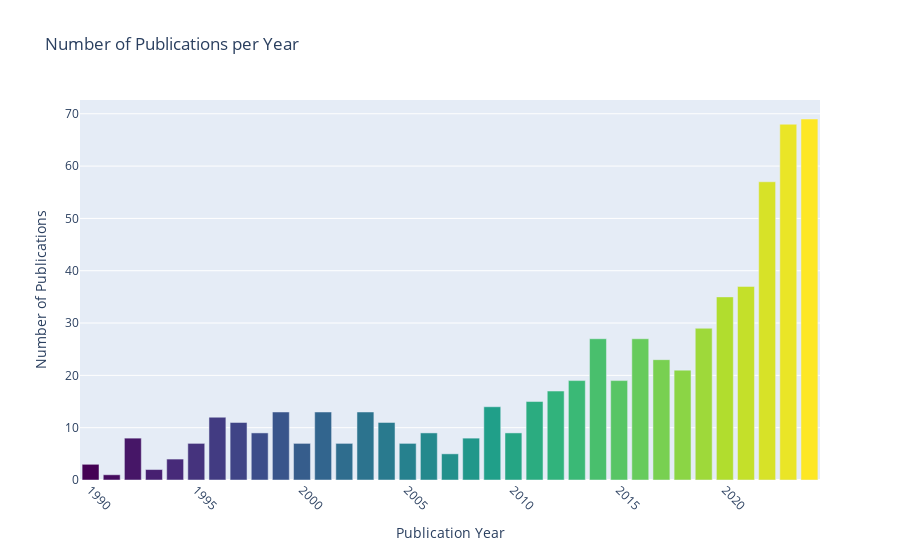

Notebook code for this chart:
### Markdown cell above
Tendência de publicações por ano plotado com plotly

### Code cell
import plotly.express as px

# Supondo que 'raw_data' seja o seu DataFrame e 'Publication Year' seja a coluna com os anos de publicação
publication_counts = raw_data['Publication Year'].value_counts()

# Ordenar os valores pela data para melhorar a visualização (opcional)
publication_counts = publication_counts.sort_index()

# Criar o gráfico de barras com Plotly
fig = px.bar(
    x=publication_counts.index, 
    y=publication_counts.values, 
    labels={'x': 'Publication Year', 'y': 'Number of Publications'},
    title='Number of Publications per Year',
    color=publication_counts.index,  # Adiciona cor baseado no índice (ano de publicação)
    color_continuous_scale='viridis'  # Aplica a paleta "viridis"
)

# Configurar o layout
fig.update_layout(
    xaxis=dict(tickangle=45),  # Rotaciona os rótulos do eixo x para melhor visualização
    yaxis_title='Number of Publications',
    xaxis_title='Publication Year',
    coloraxis_showscale=False  # Oculta a barra de escala de cores, se indesejado
)

# Mostrar o gráfico
fig.show()

### Figure 1 — Plotly figure (JSON) as saved in the notebook; plotly's stock layout.template omitted (floating-point values rounded to 4 significant figures)
{"data": [{"alignmentgroup": "True", "hovertemplate": "Publication Year=%{x}<br>Number of Publications=%{y}<br>color=%{marker.color}<extra></extra>", "legendgroup": "", "marker": {"color": [1990, 1991, 1992, 1993, 1994, 1995, 1996, 1997, 1998, 1999, 2000, 2001, 2002, 2003, 2004, 2005, 2006, 2007, 2008, 2009, 2010, 2011, 2012, 2013, 2014, 2015, 2016, 2017, 2018, 2019, 2020, 2021, 2022, 2023, 2024], "coloraxis": "coloraxis", "pattern": {"shape": ""}}, "name": "", "offsetgroup": "", "orientation": "v", "showlegend": false, "textposition": "auto", "type": "bar", "x": [1990, 1991, 1992, 1993, 1994, 1995, 1996, 1997, 1998, 1999, 2000, 2001, 2002, 2003, 2004, 2005, 2006, 2007, 2008, 2009, 2010, 2011, 2012, 2013, 2014, 2015, 2016, 2017, 2018, 2019, 2020, 2021, 2022, 2023, 2024], "xaxis": "x", "y": [3, 1, 8, 2, 4, 7, 12, 11, 9, 13, 7, 13, 7, 13, 11, 7, 9, 5, 8, 14, 9, 15, 17, 19, 27, 19, 27, 23, 21, 29, 35, 37, 57, 68, 69], "yaxis": "y"}], "layout": {"barmode": "relative", "coloraxis": {"colorbar": {"title": {"text": "color"}}, "colorscale": [[0, "#440154"], [0.1111, "#482878"], [0.2222, "#3e4989"], [0.3333, "#31688e"], [0.4444, "#26828e"], [0.5556, "#1f9e89"], [0.6667, "#35b779"], [0.7778, "#6ece58"], [0.8889, "#b5de2b"], [1, "#fde725"]], "showscale": false}, "legend": {"tracegroupgap": 0}, "title": {"text": "Number of Publications per Year"}, "xaxis": {"anchor": "y", "domain": [0, 1], "tickangle": 45, "title": {"text": "Publication Year"}}, "yaxis": {"anchor": "x", "domain": [0, 1], "title": {"text": "Number of Publications"}}}}
